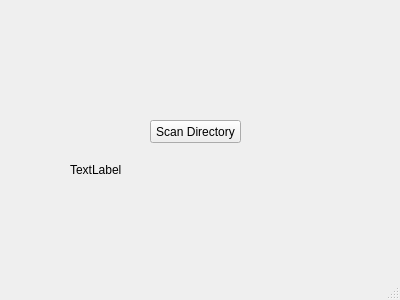
<?xml version="1.0" encoding="UTF-8"?>
<ui version="4.0">
 <class>MainWindow</class>
 <widget class="QMainWindow" name="MainWindow">
  <property name="geometry">
   <rect>
    <x>0</x>
    <y>0</y>
    <width>400</width>
    <height>300</height>
   </rect>
  </property>
  <property name="windowTitle">
   <string>MainWindow</string>
  </property>
  <widget class="QWidget" name="centralWidget">
   <widget class="QPushButton" name="scanDirButton">
    <property name="geometry">
     <rect>
      <x>150</x>
      <y>120</y>
      <width>91</width>
      <height>23</height>
     </rect>
    </property>
    <property name="text">
     <string>Scan Directory</string>
    </property>
   </widget>
   <widget class="QLabel" name="dirSizeLabel">
    <property name="geometry">
     <rect>
      <x>70</x>
      <y>160</y>
      <width>271</width>
      <height>20</height>
     </rect>
    </property>
    <property name="maximumSize">
     <size>
      <width>271</width>
      <height>16777215</height>
     </size>
    </property>
    <property name="text">
     <string>TextLabel</string>
    </property>
   </widget>
  </widget>
  <widget class="QMenuBar" name="menuBar">
   <property name="geometry">
    <rect>
     <x>0</x>
     <y>0</y>
     <width>400</width>
     <height>22</height>
    </rect>
   </property>
  </widget>
  <widget class="QStatusBar" name="statusBar"/>
 </widget>
 <layoutdefault spacing="6" margin="11"/>
 <resources/>
 <connections/>
</ui>
